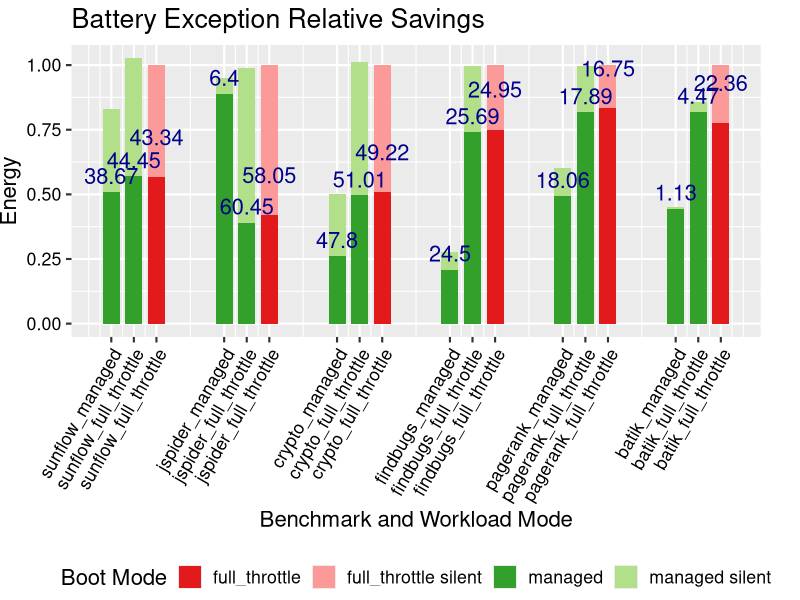

Here is the R script that generated this plot:
library(reshape2)
library(ggplot2)
library(RColorBrewer)

dta <- read.table("dat/baware_consumed.dat", sep="\t", head=T)

colors <- brewer.pal(6, "Paired")
mapped_colors <- c("managed"=colors[4],"managed silent"=colors[3],"full_throttle"=colors[6], "full_throttle silent"=colors[5]) 

xvals <- c()
xlbls <- c()

for (i in 1:nrow(dta)) {
  xvals <- c(xvals,dta$xcord[i])
  lbl <- paste(dta$bench[i], dta$data[i], sep="_")
  xlbls <- c(xlbls,lbl)
}

pdf("battery_exception_saved.pdf")

p <- ggplot(data=dta, aes(xcord)) +
     geom_bar(aes(y=java_managed,fill="managed silent"),
              stat="identity", 
              width=0.15) +
     geom_bar(aes(y=ent_managed,fill="managed"), 
              stat="identity", 
              width=0.15) +


     geom_bar(aes(y=java_full,fill="full_throttle silent"),
              stat="identity", 
              width=0.15) +
     geom_bar(aes(y=ent_full,fill="full_throttle"), 
              stat="identity", 
              width=0.15) +

     geom_text(aes(y=ent_managed,label=percent_saved),vjust=-0.5,colour="blue4",size=5.5) +

     geom_text(aes(y=ent_full,label=percent_saved),vjust=-2,colour="blue4",size=5.5) +

     scale_fill_manual(name="Boot Mode",values=mapped_colors) +
     xlim(-0.5,6) +
     xlab("Benchmark and Workload Mode") +
     ylab("Energy") +
     theme_gray(base_size=16) +
     theme(
           axis.text=element_text(color="black"),
           axis.text.x=element_text(angle=60, hjust = 1), 
           legend.position="bottom",
           plot.margin=unit(c(0.2,1.0,0.0,0.0),"cm")) +
     scale_x_continuous(breaks=xvals,labels=xlbls) +
     ggtitle("Battery Exception Relative Savings")


print(p)

dev.off()
  
